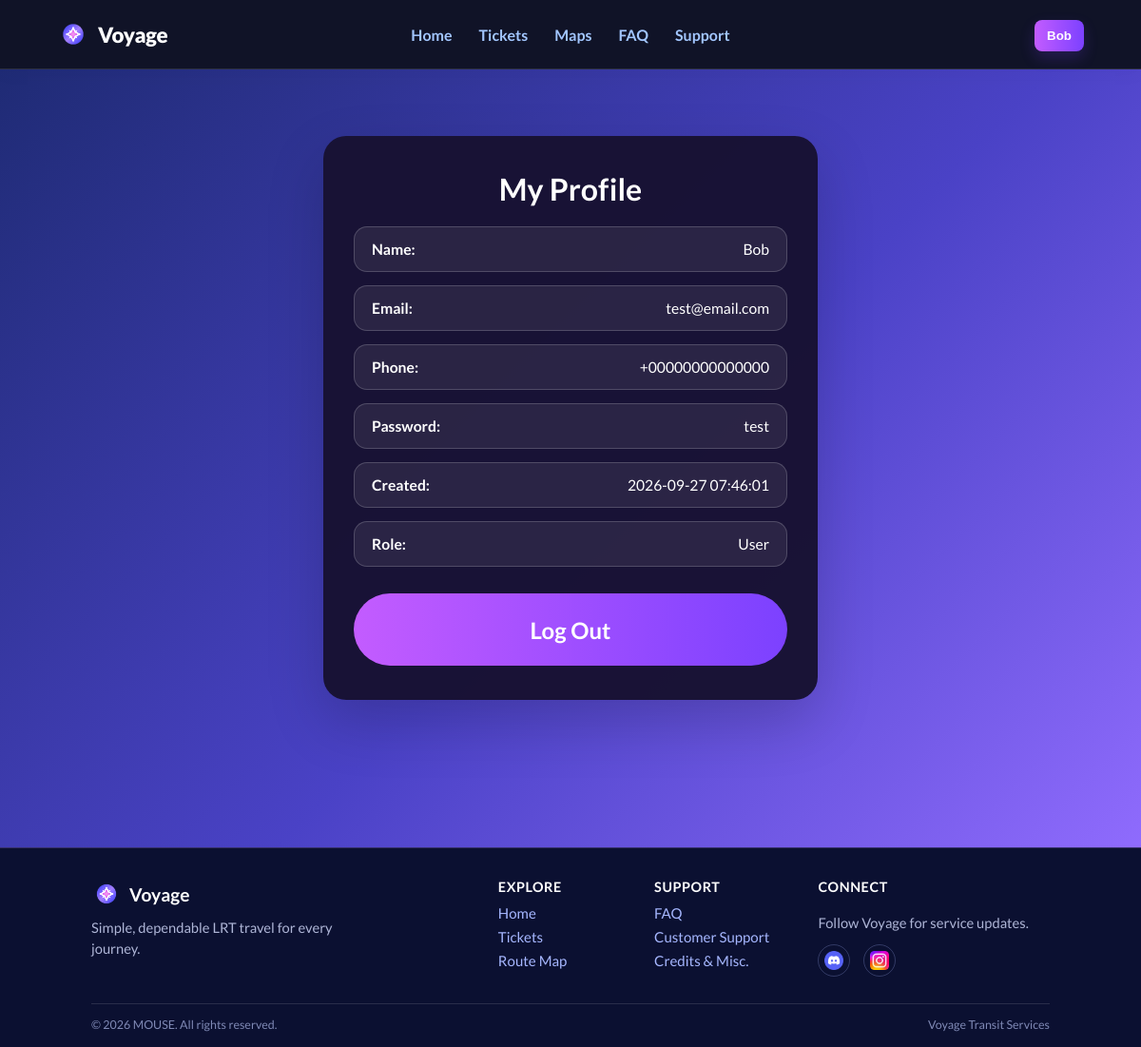
Page /profile.php (signed in) on the committed database.
### tables this page shows
CREATE TABLE IF NOT EXISTS `accounts` (
  `id` int(11) NOT NULL AUTO_INCREMENT,
  `username` varchar(100) NOT NULL,
  `email` varchar(255) NOT NULL,
  `phone` varchar(50) NOT NULL,
  `password` varchar(255) NOT NULL,
  `created_at` timestamp NOT NULL DEFAULT current_timestamp(),
  `is_admin` tinyint(1) NOT NULL DEFAULT 0,
  PRIMARY KEY (`id`),
  UNIQUE KEY `email` (`email`)
);

### profile.php (the view, shortened to what this page needs)
<?php
$conn = new mysqli('localhost', 'root', '', 'ticket_system');
$userId = (int)$_SESSION['user_id'];
$stmt = $conn->prepare('SELECT username, email, phone, password, created_at, COALESCE(is_admin, 0) AS is_admin FROM accounts WHERE id = ?');
$stmt->bind_param('i', $userId);
$stmt->execute();
$result = $stmt->get_result();
$user = $result->fetch_assoc();
?>
<!DOCTYPE html>
<html lang="en">
<head>
    <link rel="stylesheet" href="style.css">
</head>
<body>
    <?php include __DIR__ . '/header.php'; ?>
    <div class="auth-page">
            <div class="auth-card profile-card">
        <h1 class="auth-title">My Pro<span class="profile-title-f">f</span>ile</h1>
        <div class="profile-info">
                    <div class="profile-row"><span class="profile-row-label">Name:</span><span class="profile-row-value"><?php echo htmlspecialchars($user['username']); ?></span></div>
                    <div class="profile-row"><span class="profile-row-label">Email:</span><span class="profile-row-value"><?php echo htmlspecialchars($user['email']); ?></span></div>
                    <div class="profile-row"><span class="profile-row-label">Phone:</span><span class="profile-row-value"><?php echo htmlspecialchars($user['phone']); ?></span></div>
                    <div class="profile-row"><span class="profile-row-label">Password:</span><span class="profile-row-value"><?php echo htmlspecialchars($user['password'], ENT_QUOTES, 'UTF-8'); ?></span></div>
                    <div class="profile-row"><span class="profile-row-label">Created:</span><span class="profile-row-value"><?php echo htmlspecialchars($user['created_at']); ?></span></div>
                    <div class="profile-row"><span class="profile-row-label">Role:</span><span class="profile-row-value"><?php echo $user['is_admin'] ? 'Administrator' : 'User'; ?></span></div>
        </div>
                <div class="auth-actions">
                    <a class="auth-link" href="logout.php">Log Out</a>
                </div>
      </div>
    </div>
    <?php include __DIR__ . '/footer.php'; ?>
</body>
</html>

### profile.php (style rules this page uses)
.auth-page { min-height: calc(100vh - 84px); display: flex; align-items: flex-start; justify-content: center; padding: 70px 20px 32px; }
.profile-title-f { margin-right: 0.5px; }

### rows in the picture
accounts: username "Bob", email "test@email.com", phone "+00000000000000", password "test", created_at "2026-09-27 07:46:01"

### other values in the picture
$profileButtonName "Bob"
